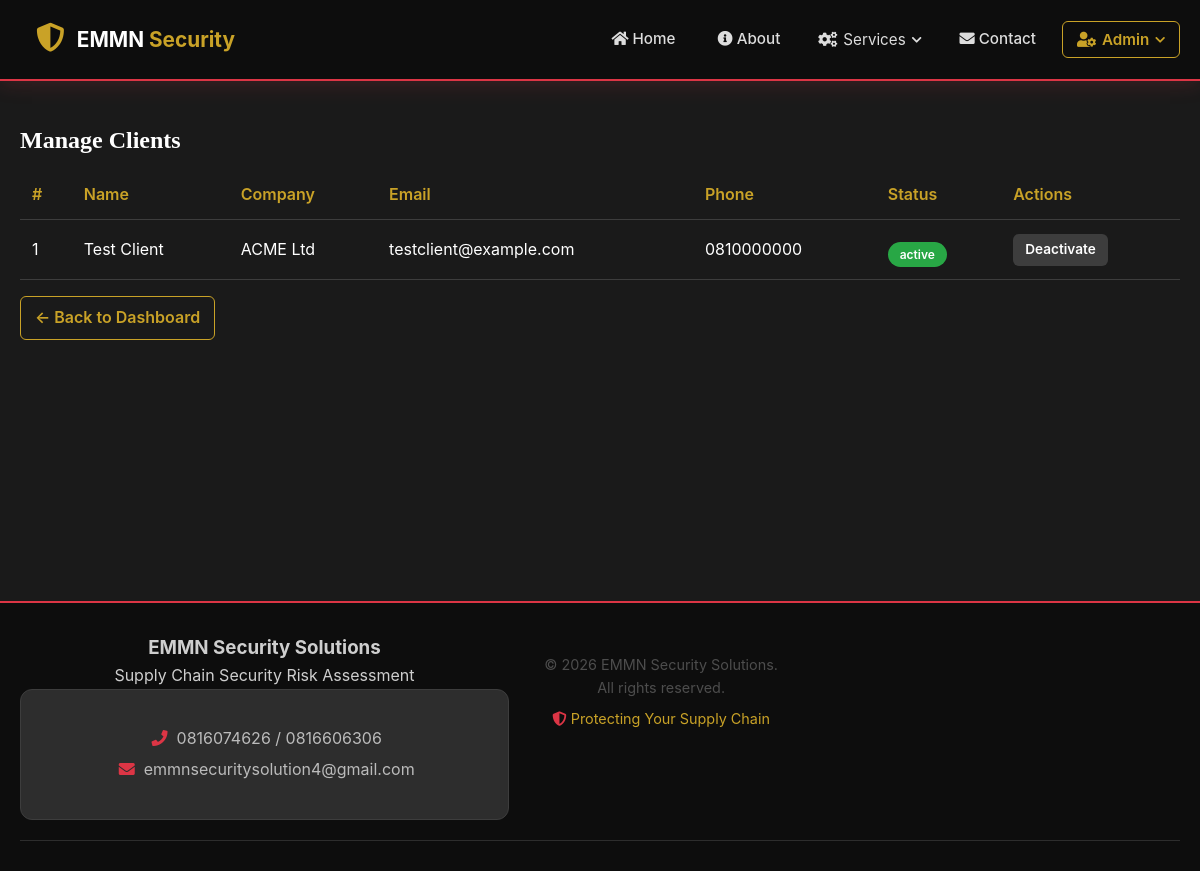
The app's page /admin/client.php (signed in) with its own data.
### tables this page shows
CREATE TABLE users (
    id INTEGER PRIMARY KEY AUTOINCREMENT,
    username VARCHAR(50) NOT NULL UNIQUE,
    email VARCHAR(100) NOT NULL UNIQUE,
    password VARCHAR(255) NOT NULL,
    full_name VARCHAR(100) NOT NULL,
    company_name VARCHAR(150) DEFAULT NULL,
    phone VARCHAR(30) DEFAULT NULL,
    role VARCHAR(20) NOT NULL DEFAULT 'client',
    status VARCHAR(20) NOT NULL DEFAULT 'active',
    created_at TEXT DEFAULT (datetime('now')),
    updated_at TEXT DEFAULT (datetime('now'))
);

### config/Database.php (called while the page is built, shortened)
<?php
try {
    if (USE_SQLITE) {
        $dsn = 'sqlite:' . SQLITE_PATH;
        $options = [
            PDO::ATTR_ERRMODE => PDO::ERRMODE_EXCEPTION,
            PDO::ATTR_DEFAULT_FETCH_MODE => PDO::FETCH_ASSOC,
            PDO::ATTR_EMULATE_PREPARES => false,
        ];
        $db = new PDO($dsn, null, null, $options);
        $db->exec('PRAGMA foreign_keys = ON');
    }
} catch (PDOException $e) {
    error_log('Database Connection Failed: ' . $e->getMessage());
    if (defined('DEBUG_MODE') && DEBUG_MODE) {
        die('Database Connection Failed: ' . $e->getMessage());
    } else {
        die('Unable to connect to the database. Please try again later.');
    }
}
function dbQuery($sql, $params = []) {
    global $db;
    try {
        $stmt = $db->prepare($sql);
        $stmt->execute($params);
        return $stmt;
    } catch (PDOException $e) {
        error_log('Query Error: ' . $e->getMessage());
        return false;
    }
}
function dbFetchAll($sql, $params = []) {
    $stmt = dbQuery($sql, $params);
    return $stmt ? $stmt->fetchAll() : [];
}
?>

### config/helper.php (called while the page is built, shortened)
<?php
function e($string) {
    return htmlspecialchars($string ?? '', ENT_QUOTES, 'UTF-8');
}
?>

### public_html/admin/client.php (the view, shortened to what this page needs)
<?php
$clients = dbFetchAll("SELECT * FROM users WHERE role = 'client' ORDER BY created_at DESC");
?>
<!DOCTYPE html>
<html lang="en">
<head>
    <link rel="stylesheet" href="https://cdnjs.cloudflare.com/ajax/libs/font-awesome/5.15.4/css/all.min.css">
    <link rel="stylesheet" href="<?php echo SITE_URL; ?>assets/css/style.css">
</head>
<body>
    <?php include dirname(__DIR__) . '/includes/header.php'; ?>
    <section class="admin-section">
        <div class="container">
            <h2>Manage Clients</h2>
            <div class="table-wrap">
                <table>
                    <thead>
                        <tr>
                            <th>#</th>
                            <th>Name</th>
                            <th>Company</th>
                            <th>Email</th>
                            <th>Phone</th>
                            <th>Status</th>
                            <th>Actions</th>
                        </tr>
                    </thead>
                    <tbody>
                        <?php if (empty($clients)): ?>
                            <tr><td colspan="7">No clients registered yet.</td></tr>
                        <?php else: ?>
                            <?php foreach ($clients as $i => $client): ?>
                            <tr>
                                <td><?php echo $i + 1; ?></td>
                                <td><?php echo e($client['full_name']); ?></td>
                                <td><?php echo e($client['company_name'] ?? '—'); ?></td>
                                <td><?php echo e($client['email']); ?></td>
                                <td><?php echo e($client['phone'] ?? '—'); ?></td>
                                <td><span class="badge <?php echo $client['status'] === 'active' ? 'low' : 'high'; ?>"><?php echo e($client['status']); ?></span></td>
                                <td>
                                    <?php if ($client['status'] === 'active'): ?>
                                        <a href="?action=deactivate&id=<?php echo (int)$client['id']; ?>" class="btn-sm">Deactivate</a>
                                    <?php else: ?>
                                        <a href="?action=activate&id=<?php echo (int)$client['id']; ?>" class="btn-sm">Activate</a>
                                    <?php endif; ?>
                                </td>
                            </tr>
                            <?php endforeach; ?>
                        <?php endif; ?>
                    </tbody>
                </table>
            </div>
            <p style="margin-top:16px;"><a href="dashboard.php" class="btn-outline-gold">← Back to Dashboard</a></p>
        </div>
    </section>
    <?php include dirname(__DIR__) . '/includes/footer.php'; ?>
</body>
</html>

### public_html/assets/css/style.css (style rules this page uses)
:root { --dark: #1a1a1a; --darker: #0d0d0d; --dark-gray: #2d2d2d; --medium-gray: #3d3d3d; --light-gray: #4d4d4d; --white: #ffffff; --red: #dc3545; --red-dark: #a71d2a; --red-light: #ff4757; --risk-low: #28a745; --risk-medium: #ffc107; --risk-high: #dc3545; --risk-critical: #a71d2a; --risk-info: #17a2b8; --font-primary: 'Inter', -apple-system, BlinkMacSystemFont, 'Segoe UI', Roboto, Oxygen, Ubuntu, sans-serif; --font-display: 'Playfair Display', serif; --shadow: 0 4px 20px rgba(0, 0, 0, 0.5); --shadow-light: 0 2px 10px rgba(0, 0, 0, 0.3); --shadow-hover: 0 8px 30px rgba(220, 53, 69, 0.15); --transition: all 0.3s ease; }
* { margin: 0; padding: 0; box-sizing: border-box; }
body { font-family: var(--font-primary); line-height: 1.6; color: var(--white); background: var(--dark); }
.container { max-width: 1200px; margin: 0 auto; padding: 0 20px; }
.btn-sm { padding: 6px 16px; font-size: 0.85rem; }
.badge { display: inline-block; padding: 3px 12px; border-radius: 50px; font-size: 0.75rem; font-weight: 600; margin-top: 10px; }
.dashboard, .admin-section, .client-section { padding: 40px 0; background: var(--dark); }
.dashboard h2, .admin-section h2, .client-section h2 { color: var(--white); font-family: var(--font-display); margin-bottom: 10px; }
.dashboard p, .admin-section p, .client-section p { color: var(--light-gray); margin-bottom: 30px; }
:root { --emmn-gold: #c9a227; --emmn-blue: #1e3a5f; }
.btn-gold, .btn-blue, .btn-outline-gold, .btn-sm, .btn-primary { display: inline-block; padding: 10px 20px; border-radius: 6px; text-decoration: none; font-weight: 600; border: none; cursor: pointer; transition: var(--transition); }
.btn-outline-gold { background: transparent; border: 1px solid var(--emmn-gold); color: var(--emmn-gold); padding: 8px 14px; }
.btn-sm { background: var(--medium-gray); color: #fff; padding: 5px 12px; font-size: 0.85rem; }
.badge.low, .badge.active { background: var(--risk-low); color: #fff; }
.table-wrap { overflow-x: auto; }
table { width: 100%; border-collapse: collapse; }
th, td { padding: 12px; text-align: left; border-bottom: 1px solid var(--medium-gray); }
th { color: var(--emmn-gold); font-weight: 600; }

### records on screen
users: full_name "Test Client", company_name "ACME Ltd", email "testclient@example.com", phone "0810000000", status "active"

### other values on screen
COMPANY_NAME "EMMN Security Solutions"
CONTACT_PHONE_1 "0816074626"
CONTACT_PHONE_2 "0816606306"
CONTACT_EMAIL "emmnsecuritysolution4@gmail.com"
